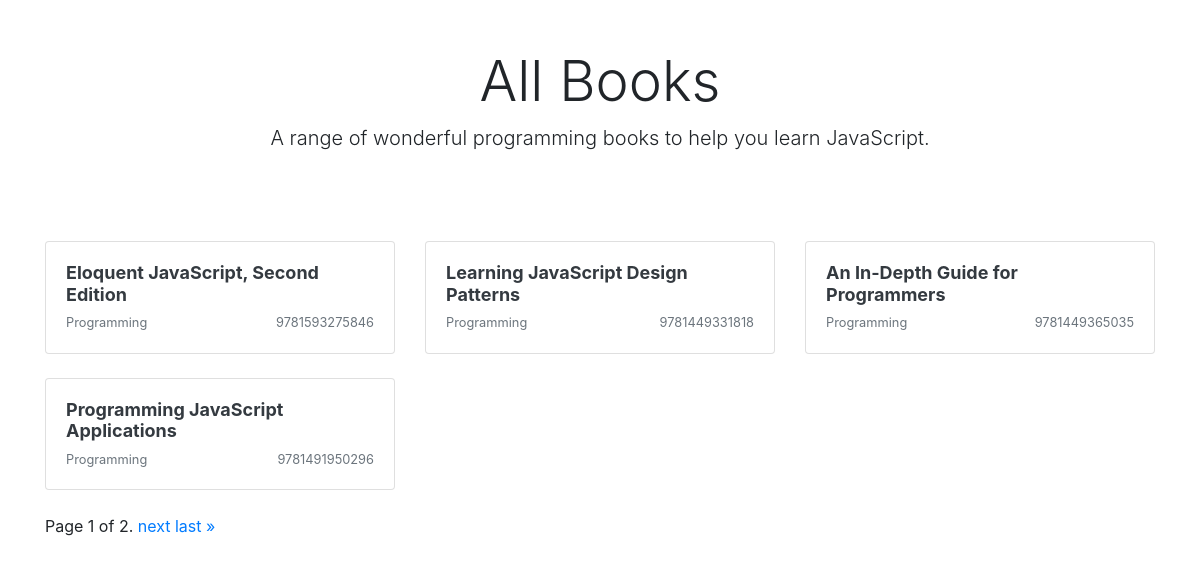
The page /books/ on the database its author committed.
### books/models.py (models this page shows, shortened)
class Books(models.Model):
    title = models.CharField(max_length=100)
    slug = models.SlugField(null=True)
    genre = models.CharField(max_length=100)
    author = models.CharField(max_length=100)
    isbn = models.IntegerField()
    count = models.IntegerField(null=True, default=0)

### books/views.py (the view)
# urls.py: path('', IndexView.as_view(), name='ex2'),
class IndexView(ListView):
    model = Books
    template_name = "home.html"
    context_object_name = 'books'
    paginate_by = 4

### books/templates/home.html (shortened to what this page needs)
    {% extends "base.html" %}
    {% block content %}
    <div class="container">
        <div class="px-3 py-3 pt-md-5 pb-md-4 mx-auto text-center">
            <h1 class="display-4">All Books</h1>
            <p class="lead">A range of wonderful programming books to help you learn JavaScript.</p>
        </div>
        <div class="py-5">
            <div class="row">
                {% for book in books %}
                <div class="col-md-4">
                    <a class="text-dark" href="{% url 'books:book-detail' slug=book.slug %}">
                        <div class="card mb-4 box-shadow">
                            <div class="card-body">
                                <h2 style="font-size:18px;font-weight:bold;min-height:42px;">
                                    {{book.title|truncatechars:50}}</h2>
                                <div class="d-flex justify-content-between align-items-center">
                                    <small class="text-muted">{{book.genre}}</small>
                                    <small class="text-muted">{{book.isbn}}</small>
                                </div>
                            </div>
                        </div>
                    </a>
                </div>
                {% endfor %}
            </div>
            <div class="row">
                <div class="col-12">
                    <span class="step-links">
                        <span class="current">
                            Page {{ page_obj.number }} of {{ page_obj.paginator.num_pages }}.
                        </span>
                        {% if page_obj.has_next %}
                        <a href="?page={{ page_obj.next_page_number }}">next</a>
                        <a href="?page={{ page_obj.paginator.num_pages }}">last &raquo;</a>
                        {% endif %}
                    </span>
                </div>
            </div>
        </div>
    </div>
    {% endblock %}

### books/templates/base.html (shortened to what this page needs)
<!doctype html>
<html lang="en">
<head>
    <link rel="stylesheet" href="https://stackpath.bootstrapcdn.com/bootstrap/4.5.2/css/bootstrap.min.css"
>
</head>
<body>
    {% block content %}
    {% endblock %}
</body>
</html>

### rows shown on the page
Books: title "Eloquent JavaScript, Second Edition", genre "Programming", isbn "9781593275846"
Books: title "Learning JavaScript Design Patterns", genre "Programming", isbn "9781449331818"
Books: title "An In-Depth Guide for Programmers", genre "Programming", isbn "9781449365035"
Books: title "Programming JavaScript Applications", genre "Programming", isbn "9781491950296"

### other values the page prints
{{ page_obj.number }} "1"
{{ page_obj.paginator.num_pages }} "2"
